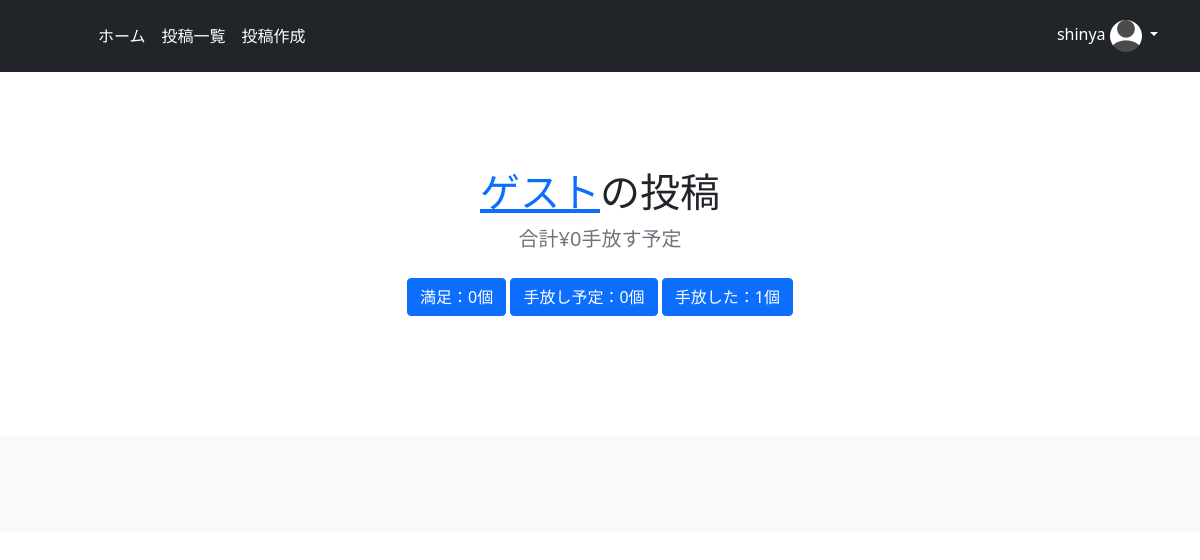
Before: /user_posts/planed/8 (signed in) with the older database file.
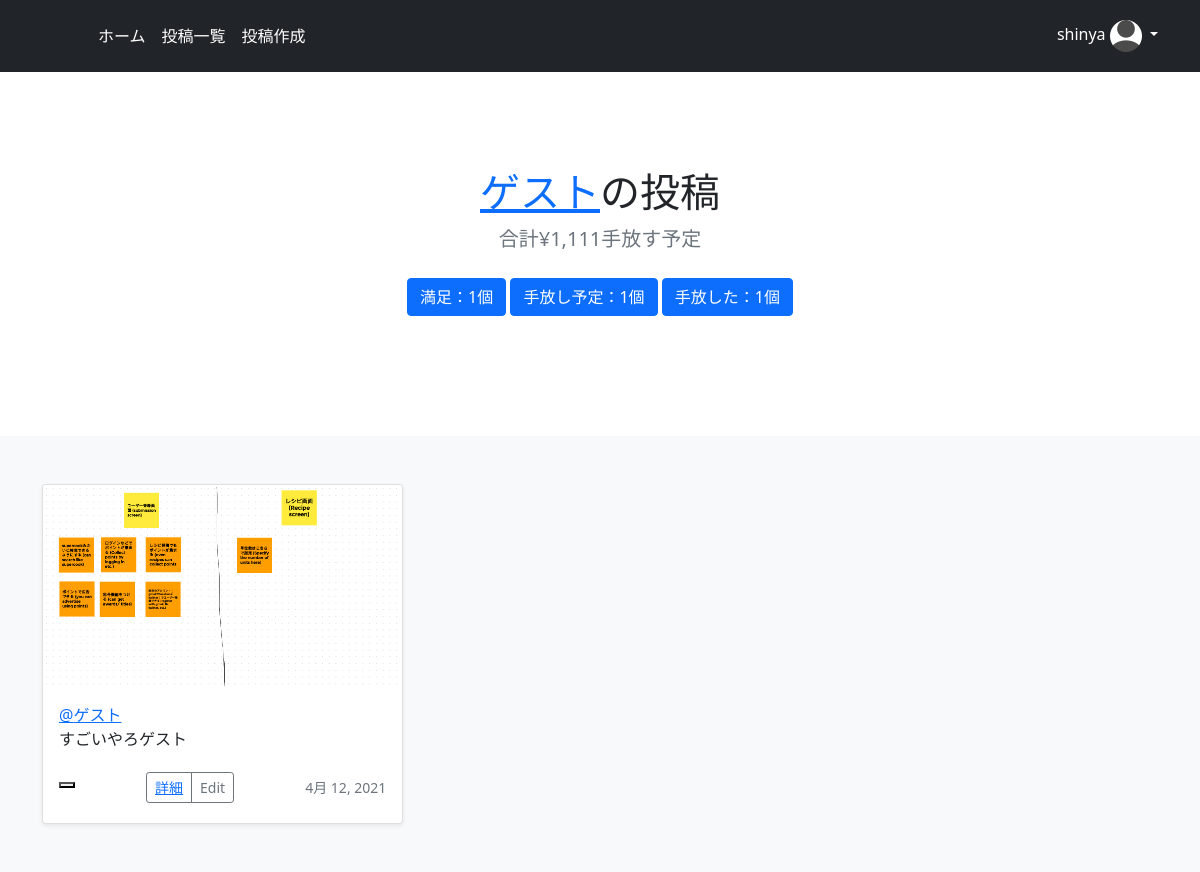
After: the same page with the newer database file.
### minimal/models.py (models this page shows, shortened)
class MinimalModel(models.Model):
    title = models.CharField(max_length=100, verbose_name='品物名')
    author = models.ForeignKey(get_user_model(), on_delete=models.CASCADE, verbose_name='購入者')
    buy_reason = models.TextField(verbose_name='購入した理由')
    sell_reason = models.TextField(null=True, blank=True, verbose_name='手放す理由')
    status = models.ForeignKey(ThingStatus, on_delete=models.PROTECT, verbose_name='物の状況')
    obj_image = models.ImageField(upload_to='', blank=True, null=True, default='default_thing_icon.png', verbose_name='物の画像')
    buy_date = models.DateField(verbose_name='購入日')
    buy_price = models.IntegerField(verbose_name='購入金額')
    sell_price = models.IntegerField(null=True, blank=True, verbose_name='売却金額')
    nice_throw = models.IntegerField(null=True, blank=True)

class CustomUser(AbstractUser):
    image = models.ImageField(upload_to='', blank=True, null=True, verbose_name='プロフィール画像', default='default_user_icon.jpeg')

### minimal/views.py (the view)
# urls.py: path('user_posts/planed/<int:pk>', views.user_posts_planed, name='user_posts_planed'),
def user_posts_planed(request, pk):
    context = user_posts_base(pk)
    return render(request, 'user_posts_planed.html', context)

### templates/user_posts_planed.html
{% extends 'base.html' %}
{% block header %}
  <section class="py-5 text-center container">
    <div class="row py-lg-5">
      <div class="col-lg-6 col-md-8 mx-auto">
        <h1 class="fw-light"><a href="{% url 'user_posts' user.id %}">{{ user.username }}</a>の投稿</h1>
        <p class="lead text-muted">合計¥{{ planed_price_sum }}手放す予定</p>
        <p>
          <a href="{% url 'user_posts_satisfied' user.id %}" class="btn btn-primary my-2">満足：{{ satisfied_list.count }}個</a>
          <a href="{% url 'user_posts_planed' user.id %}" class="btn btn-primary my-2">手放し予定：{{ planed_list.count }}個</a>
          <a href="{% url 'user_posts_threw' user.id %}" class="btn btn-primary my-2">手放した：{{ threw_list.count }}個</a>
        </p>
      </div>
    </div>
  </section>
{% endblock header %}
{% block content %}
  <div class="album py-5 bg-light">
    <div class="container">
        <div class="row row-cols-1 row-cols-sm-2 row-cols-md-3 g-3">
    {% for planed_obj in planed_list %}
    <div class="col">
          <div class="card shadow-sm">
            <img class="bd-placeholder-img card-img-top" width="100%" height="100%" src="{{ planed_obj.obj_image.url }}">
            <div class="card-body">
            <a href="{% url 'user_posts' planed_obj.author.id %}">@{{ planed_obj.author }}</a>
              <p class="card-text">{{ planed_obj.buy_reason }}</p>
              <div class="d-flex justify-content-between align-items-center">
              <div class="like-outer">
                    {% include 'like.html' %}
              </div>
                <div class="btn-group">
                  <button type="button" class="btn btn-sm btn-outline-secondary"><a href="{% url 'detail' planed_obj.pk %}">詳細</a></button>
                  <button type="button" class="btn btn-sm btn-outline-secondary">Edit</button>
                </div>
                <small class="text-muted">{{ planed_obj.buy_date }}</small>
              </div>
            </div>
          </div>
        </div>
    {% endfor %}
    </div>
{% endblock content %}

Changed rows visible on the page:
now on this page (row edited): MinimalModel: obj_image (picture), author "ゲスト", buy_reason "すごいやろゲスト", buy_date "4月 12, 2021"
Other visible differences:
{{ planed_price_sum }}: "0" → "1,111"
{{ satisfied_list.count }}: "0" → "1"
{{ planed_list.count }}: "0" → "1"
